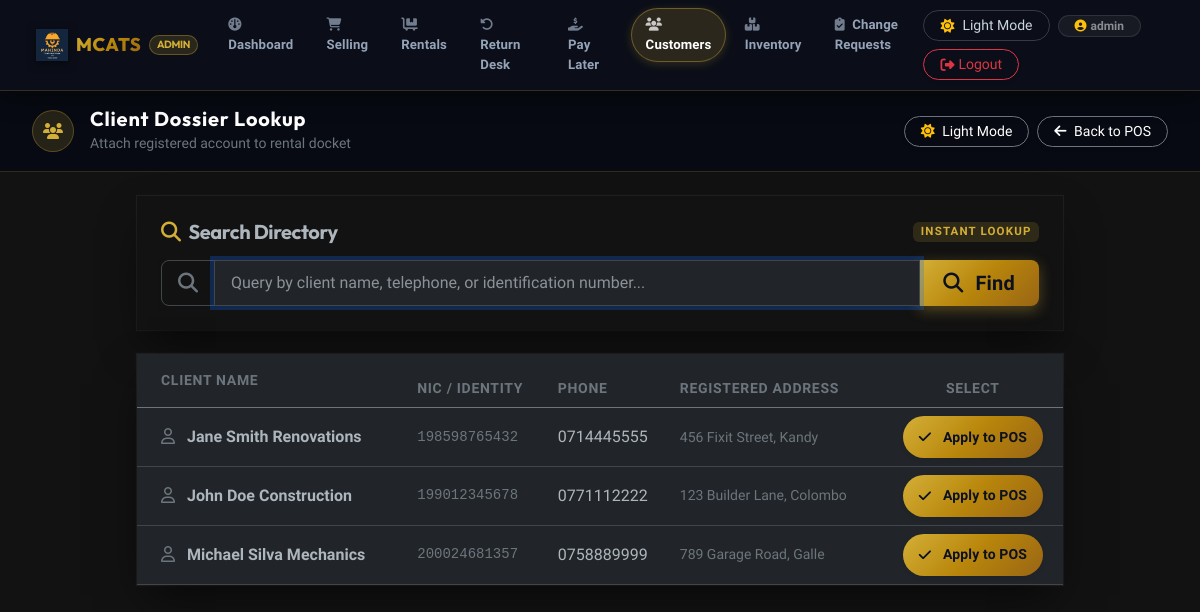
The page /views/pos/select_customer.php (signed in) on the database as committed earlier.
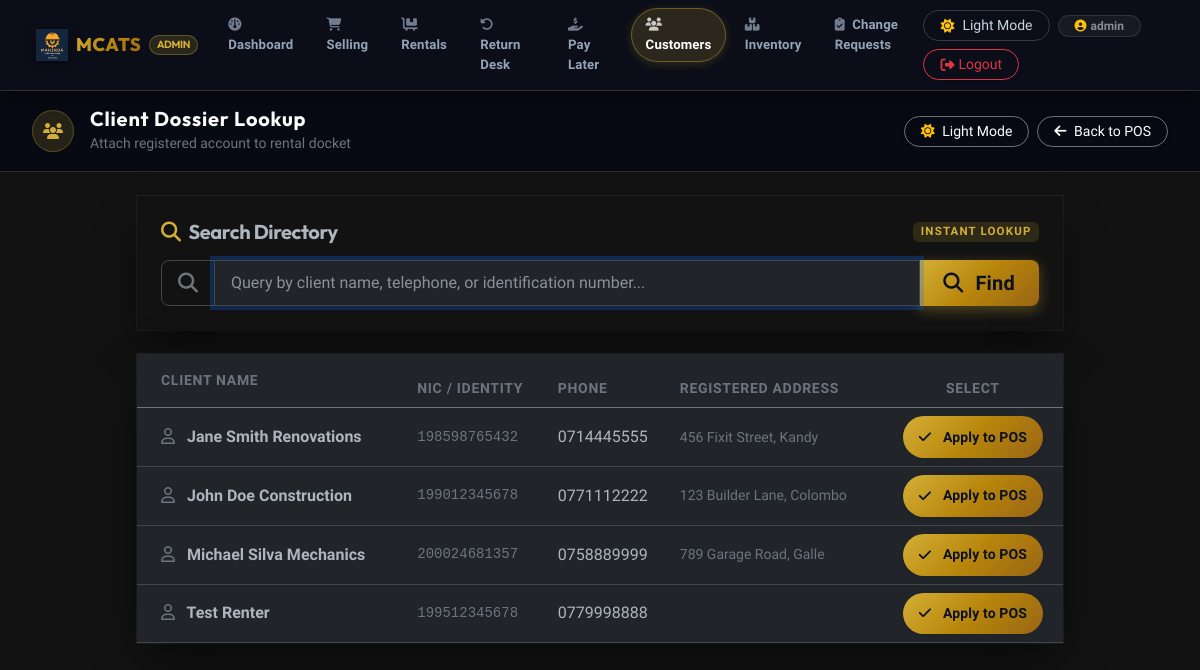
The same page on the database as committed later.
### tables this page shows
CREATE TABLE `customers` (
  `nic_number` varchar(20) NOT NULL,
  `phone_number` varchar(15) NOT NULL,
  `full_name` varchar(100) NOT NULL,
  `address` text DEFAULT NULL,
  PRIMARY KEY (`nic_number`)
);

### views/pos/select_customer.php (the view, shortened to what the changed rows need)
<?php
include_once __DIR__ . '/../../db.php';
$search = trim($_GET['q'] ?? '');
$customers = [];
if ($search !== '') {
    $like = '%' . $search . '%';
    $stmt = $conn->prepare("SELECT * FROM customers WHERE phone_number LIKE ? OR nic_number LIKE ? OR full_name LIKE ? ORDER BY full_name LIMIT 50");
    $stmt->bind_param("sss", $like, $like, $like);
    $stmt->execute();
    $customers = $stmt->get_result()->fetch_all(MYSQLI_ASSOC);
} else {
    $res = $conn->query("SELECT * FROM customers ORDER BY full_name LIMIT 100");
    if ($res) $customers = $res->fetch_all(MYSQLI_ASSOC);
}
?>
<!DOCTYPE html>
<html lang="en">
<head>
    <link href="https://cdn.jsdelivr.net/npm/bootstrap@5.3.0/dist/css/bootstrap.min.css" rel="stylesheet">
    <link rel="stylesheet" href="https://cdnjs.cloudflare.com/ajax/libs/font-awesome/6.4.0/css/all.min.css">
    <link rel="stylesheet" href="../../css/luxury.css">
</head>
<body>
<div class="container py-4" style="max-width: 950px;">
    <div class="card luxury-card-container">
        <div class="card-body p-0">
            <?php if (empty($customers)): ?>
                <div class="text-center text-secondary p-5">
                    <i class="fa-solid fa-user-slash fs-1 mb-3 d-block opacity-40"></i>
                    <h6>No Customer Dossiers Found</h6>
                    <p class="small text-secondary mb-0">No records match<?php echo $search ? ' "' . htmlspecialchars($search) . '"' : ''; ?>. You can register new details directly on the POS page.</p>
                </div>
            <?php else: ?>
            <div class="table-responsive">
                <table class="table table-hover align-middle mb-0">
                    <thead style="background: rgba(0, 0, 0, 0.04); border-bottom: 1px solid var(--luxury-card-border);">
                        <tr>
                            <th class="fw-bold text-secondary ps-4 py-3 text-uppercase small" style="letter-spacing: 0.05em;">Client Name</th>
                            <th class="fw-bold text-secondary text-uppercase small" style="letter-spacing: 0.05em;">NIC / Identity</th>
                            <th class="fw-bold text-secondary text-uppercase small" style="letter-spacing: 0.05em;">Phone</th>
                            <th class="fw-bold text-secondary text-uppercase small" style="letter-spacing: 0.05em;">Registered Address</th>
                            <th class="fw-bold text-secondary text-center text-uppercase small" style="letter-spacing: 0.05em;">Select</th>
                        </tr>
                    </thead>
                    <tbody>
                        <?php foreach($customers as $c): ?>
                        <tr class="customer-row border-bottom border-secondary-subtle">
                            <td class="fw-bold ps-4 py-3">
                                <i class="fa-regular fa-user me-2 text-secondary"></i>
                                <?php echo htmlspecialchars($c['full_name']); ?>
                            </td>
                            <td class="text-secondary small font-monospace"><?php echo htmlspecialchars($c['nic_number']); ?></td>
                            <td class="fw-medium"><?php echo htmlspecialchars($c['phone_number']); ?></td>
                            <td class="text-secondary small"><?php echo htmlspecialchars($c['address'] ?? '-'); ?></td>
                            <td class="text-center">
                                <form method="POST" action="" class="d-inline">
                                    <button type="submit" class="btn btn-luxury-gold btn-sm rounded-pill px-3 shadow-sm fw-bold">
                                        <i class="fa-solid fa-check me-1"></i> Apply to POS
                                    </button>
                                </form>
                            </td>
                        </tr>
                        <?php endforeach; ?>
                    </tbody>
                </table>
            </div>
            <?php endif; ?>
        </div>
    </div>
</div>
</body>
</html>

Rows that differ between the two databases and show on the page:
added customers: full_name "Test Renter", nic_number "199512345678", phone_number "0779998888"
